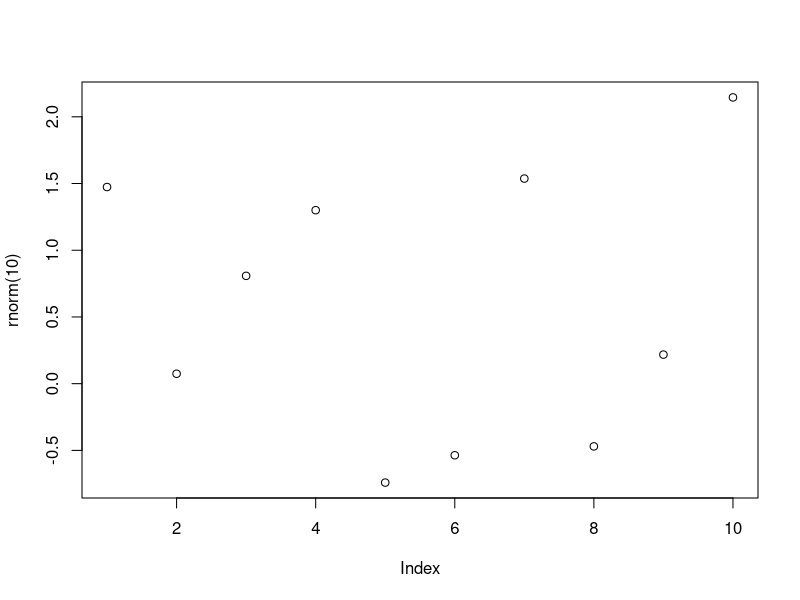

Reproduce this figure in R.
## ---- chunk 1
#| label: fig-airquality
#| fig-cap: "Temperature and ozone level."
#| warning: false
plot(rnorm(10))
1000^2
